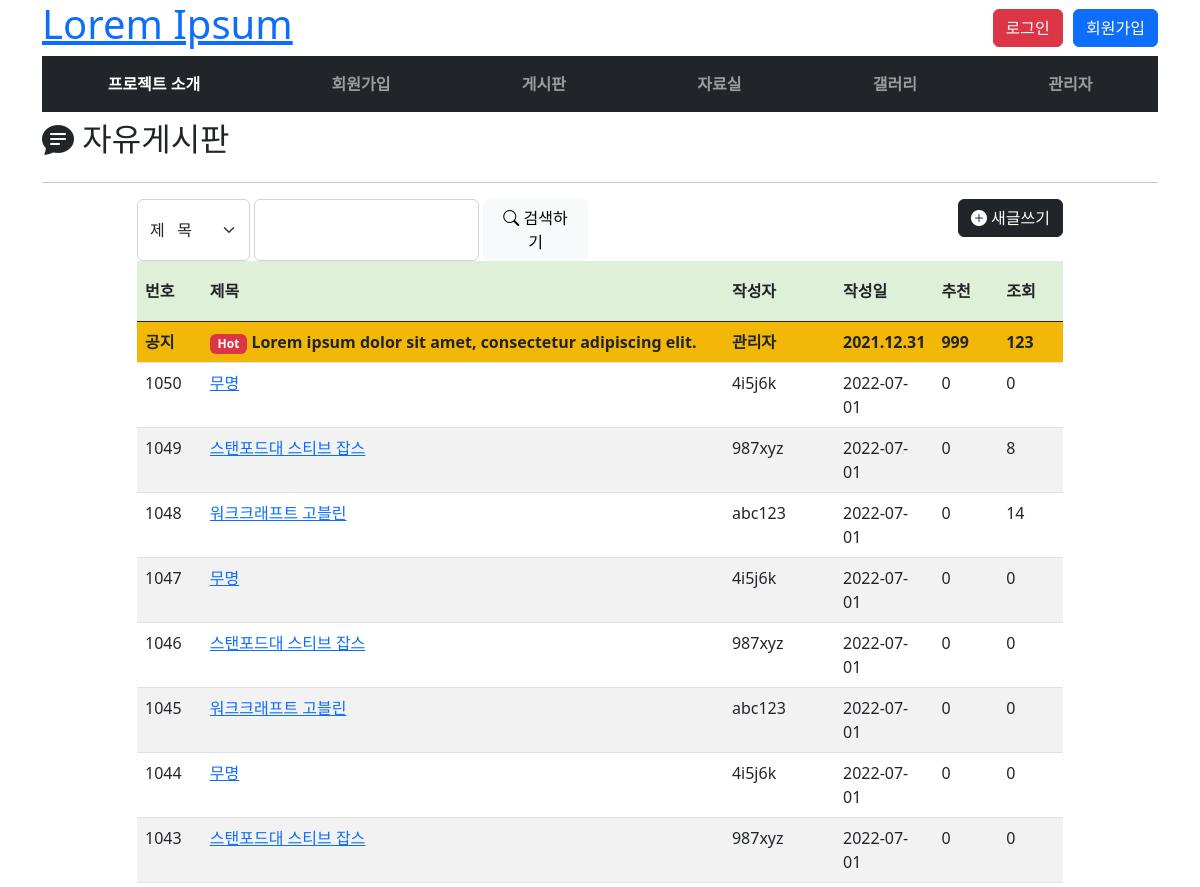
/board/list/ (upper part), run on an earlier commit of the app's database.
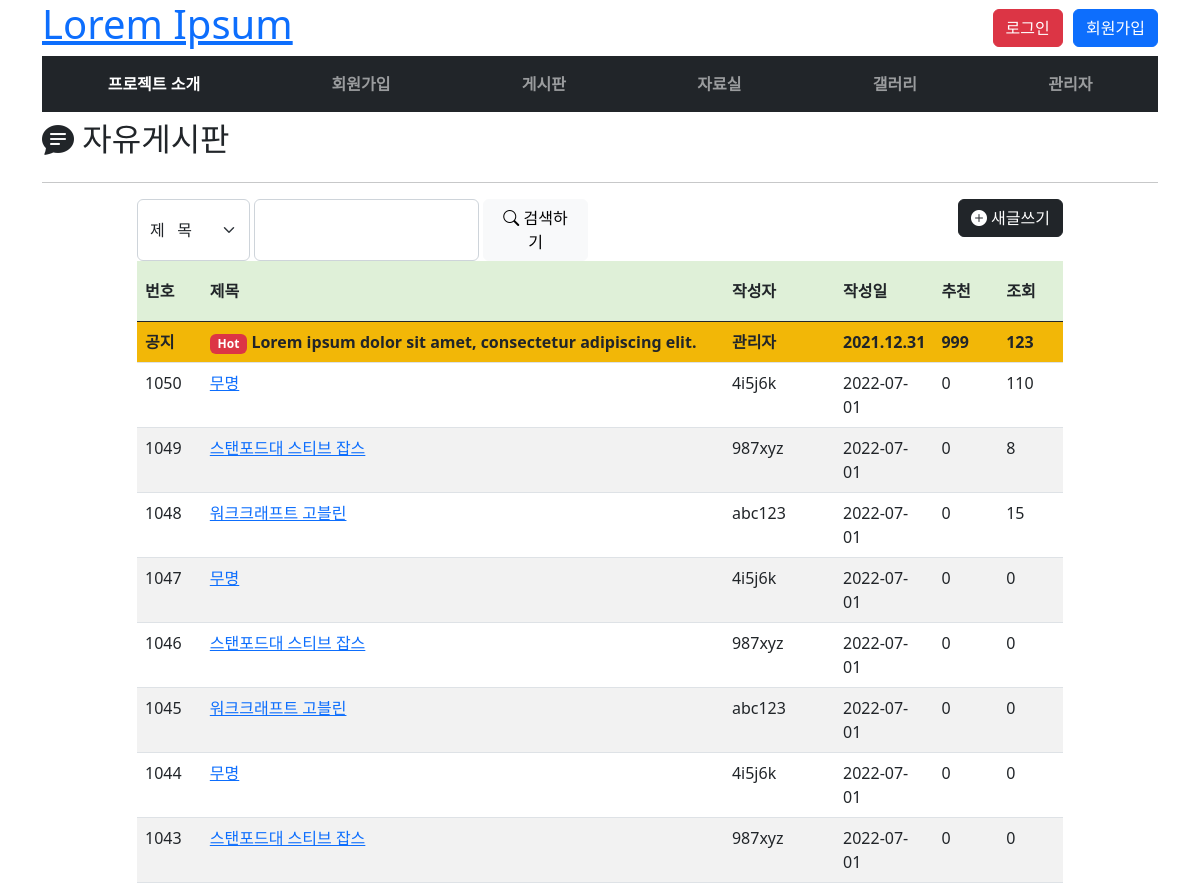
And on a later commit of the database.
### board/models.py (models this page shows)
class Board(models.Model):
    id = models.AutoField(primary_key=True)
    title = models.TextField()
    member = models.ForeignKey(Member, on_delete=models.DO_NOTHING)
    regdate = models.DateTimeField(default=datetime.now)
    thumbup = models.IntegerField(default=0)
    views = models.IntegerField(default=0)
    contents = models.TextField(null=False, blank=False)
    class Meta:
        db_table = 'board'
        ordering = ['-id']

### join/models.py (models this page shows)
class Member(models.Model):
    id = models.AutoField(primary_key=True)
    userid = models.CharField(max_length=18, unique=True)
    passwd = models.CharField(max_length=18)
    name = models.CharField(max_length=7)
    phone = models.CharField(max_length=15)
    email = models.TextField()
    mailing = models.BooleanField(default=False)
    zipcode = models.ForeignKey(Zipcode, on_delete=models.DO_NOTHING)
    addr = models.TextField()
    regdate=models.DateTimeField(default=datetime.now)
    class Meta:
        db_table = 'member'

### board/views.py (the view, shortened to what this page needs)
# urls.py: path('list/', views.ListView.as_view(), name='blist'),
class ListView(View):
    def get(self, request, perPage=25):
        form = request.GET.dict()
        qry = ''
        if request.GET.get('fkey') is not None and request.GET.get('ftype') is not None:
            if form['ftype'] == 'title':
                bdlist = Board.objects.select_related().filter(title=form['fkey'])
            elif form['ftype'] == 'userid':
                bdlist = Board.objects.select_related().filter(member__userid=form['fkey'])
            elif form['ftype'] == 'contents':
                bdlist = Board.objects.select_related().filter(contents__contains=form['fkey'])
            qry = urlencode({'ftype': form['ftype'], 'fkey': form['fkey']})
        else:
            bdlist = Board.objects.select_related()
        pages = ceil(bdlist.count() / perPage)
        cpage = 1
        if request.GET.get('cpage') is not None: cpage = form['cpage']
        start = (int(cpage) - 1) * perPage
        end = start + perPage
        bdlist = bdlist[start:end]
        stpgn = int((int(cpage) - 1) / 10) * 10 + 1
        context = {'bds': bdlist, 'pages': pages, 'range': range(stpgn, stpgn+10), 'qry': qry}
        return render(request, 'board/list.html', context)

### templates/board/list.html (shortened to what this page needs)
{% extends 'layouts/base.html' %}
{% load static %}
{% block contents %}
<div id="main">
        <div>
            <div class="d-flex justify-content-between mt-2">
                <h2><i class="bi bi-chat-text-fill"></i> 자유게시판</h2>
            </div>
            <hr>
        </div>
        <div class="row">
            <div class="col"></div>
            <div class="col-sm-5 d-flex flex-row">
                <select name="findtype" id="findtype" class="form-select w-25 findfrm">
                    <option value="title">제 &nbsp; 목</option>
                </select>&nbsp;
                <input type="text" name="findkey" id="findkey"
                       class="form-control w-50 findfrm2">&nbsp;
                <button type="button" class="btn btn-light" id="findbtn">
                    <i class="bi bi-search"></i> 검색하기</button>
            </div>
            <div class="col-sm-5 text-end">
                <button type="button" class="btn btn-dark">
                    <i class="bi bi-plus-circle-fill"></i> 새글쓰기</button>
            </div>
            <div class="col"></div>
        </div>
        <div class="row mt-n2">
            <div class="col"></div>
            <div class="col-10">
                <table class="table table-striped table-hover">
                    <thead class="thead">
                        <tr style="height: 60px; vertical-align: middle">
                            <th style="width: 7%">번호</th>
                            <th>제목</th>
                            <th style="width: 12%">작성자</th>
                            <th style="width: 10%">작성일</th>
                            <th style="width: 7%">추천</th>
                            <th style="width: 7%">조회</th>
                        </tr>
                    </thead>
                    <tbody>
                    <tr class="text-danger bg-warning">
                        <th>공지</th>
                        <th><span class="badge bg-danger">Hot</span>
                            Lorem ipsum dolor sit amet, consectetur adipiscing elit.</th>
                        <th>관리자</th>
                        <th>2021.12.31</th>
                        <th>999</th>
                        <th>123</th>
                    </tr>
                    {% for b in bds %}
                        <tr>
                            <td>{{ b.id }}</td>
                            <td><a href="{% url 'bview' %}?bno={{ b.id }}">{{ b.title }}</a></td>
                            <td>{{ b.member.userid }}</td>
                            <td>{{ b.regdate|date:'Y-m-d' }}</td>
                            <td>{{ b.thumbup }}</td>
                            <td>{{ b.views }}</td>
                        </tr>
                    {% endfor %}
                    </tbody>
                </table>
            </div>
            <div class="col"></div>
        </div>
    </div>
{% endblock %}

What changed in the data, as far as the page shows it:
changed Board id 1050: views "0" → "110"
changed Board id 1048: views "14" → "15"
